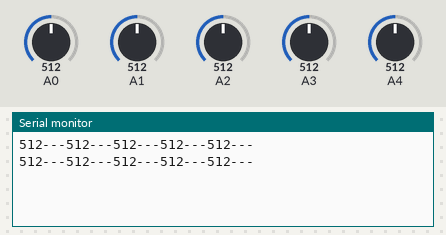
A sketch run on a simulated Arduino Uno, built with avr-gcc and run on an emulated ATmega328P. On the bench: the last lines printed to the serial monitor. The inputs (shaded band) are chosen by the test bench; at power-on: A0 = 512, A1 = 512, A2 = 512, A3 = 512, A4 = 512.

Above: at 1.8 s.
1.9 s: A0 set to 716
At 2.8 s:
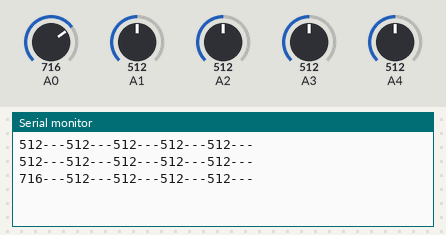
3.4 s: A1 set to 716
At 4.7 s:
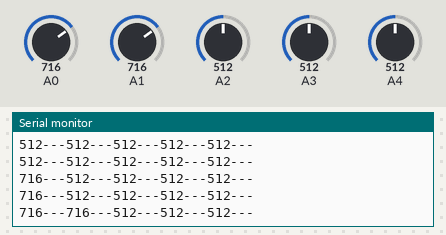
4.9 s: A2 set to 716
At 5.6 s:
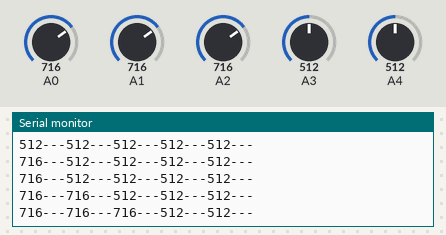
6.4 s: A3 set to 716
At 7.7 s:
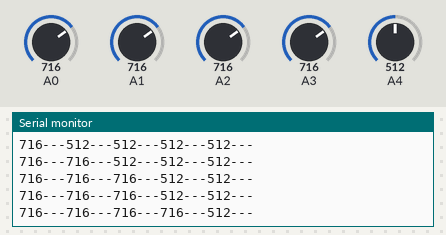
7.9 s: A4 set to 716
At 8.8 s:
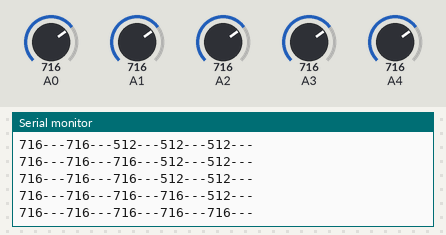
9.4 s: A0 set to 992
At 10.8 s:
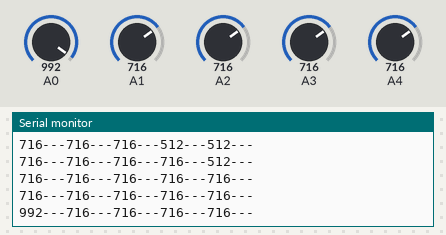
Timing chart, 0 to 11.9 s (numbered marks = the images above; inputs shaded):
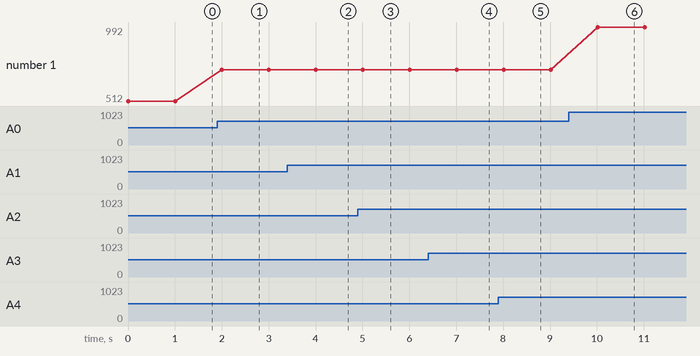

The sketch:

Testing_array.ino
```cpp
void setup(){
  Serial.begin(9600);
}

void loop(){
  int s0 = analogRead(A0);
  int s1 = analogRead(A1);
  int s2 = analogRead(A2);
  int s3 = analogRead(A3);
  int s4 = analogRead(A4);


  Serial.print(s0);
  Serial.print("---");

  Serial.print(s1);
  Serial.print("---");

  Serial.print(s2);
  Serial.print("---");

  Serial.print(s3);
  Serial.print("---");

  Serial.print(s4);
  Serial.print("---");

  Serial.println("");
  Serial.println("");

  delay(1000);
}
```

Measured:
- after the input at 1.9 s, the serial monitor: prints a new line after 0.10 s (image 1)
- after the input at 3.4 s, the serial monitor: prints a new line after 0.61 s (image 2)
- after the input at 4.9 s, the serial monitor: prints a new line after 0.11 s (image 3)
- after the input at 6.4 s, the serial monitor: prints a new line after 0.61 s (image 4)
- after the input at 7.9 s, the serial monitor: prints a new line after 0.11 s (image 5)
- after the input at 9.4 s, the serial monitor: prints a new line after 0.62 s (image 6)
- plotted number 1: 512 → 716 after the input at 1.9 s, 716 → 992 after the input at 9.4 s
